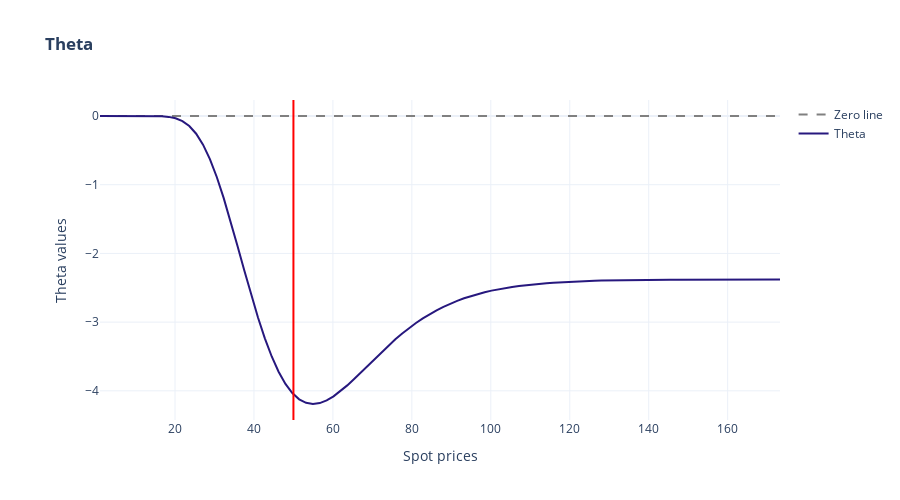

The notebook cell saved with this chart:
### Code cell
def graph_greeks(greek, s, k, vol, t, r, q=0, call_or_put='call', position='long', range_width=2.5):

    start = 1
    stop = s*(1+range_width)
    step = (stop-start)/100
    price_range = np.arange(start=start, stop=stop, step=step)

    greek_value = []
    for i in price_range:
        opt = ff.Options(s=i, k=k, vol=vol, t=t, r=r, q=q, call_or_put=call_or_put, position=position)
        if greek=='delta':
            greek_value.append(opt.delta())
            title = 'Delta'

        elif greek=='gamma':
            greek_value.append(opt.gamma())
            title = 'Gamma'

        elif greek=='theta':
            greek_value.append(opt.theta())
            title = 'Theta'

        elif greek=='vega':
            greek_value.append(opt.vega())
            title = 'Vega'

        elif greek=='rho':
            greek_value.append(opt.rho())
            title = 'Rho'

        elif greek=='rho_foreign':
            greek_value.append(opt.rho_foreign())
            title = 'Rho foreign'            

    fig = go.Figure(data=[go.Scatter(name='Zero line', x=price_range, y=np.zeros(len(price_range)), line={'color':'gray', 'dash':'dash'}),
                          go.Scatter(name=f'{title}', x=price_range, y=greek_value, line={'color':'RGB(39, 24, 126)'})],
                    layout=go.Layout(
                        title=f'<b>{title}<b>',
                        width=900,
                        height=500,
                        template='plotly_white',
                        margin=dict(l=100,r=50,b=80,t=100),
                        yaxis={'title':f'{title} values'},
                        xaxis={'title':'Spot prices'}))
    fig.add_vline(x=k, line_color='red')
    po.iplot(fig)

graph_greeks(greek='theta', s=50, k=50, vol=0.3, t=1, r=0.05, q=0, call_or_put='call', position='long')

### Figure 1 — Plotly figure (JSON) as saved in the notebook; plotly's stock layout.template omitted (floating-point values rounded to 4 significant figures)
{"data": [{"line": {"color": "gray", "dash": "dash"}, "name": "Zero line", "type": "scatter", "x": [1, 2.74, 4.48, 6.22, 7.96, 9.7, 11.44, 13.18, 14.92, 16.66, 18.4, 20.14, 21.88, 23.62, 25.36, 27.1, 28.84, 30.58, 32.32, 34.06, 35.8, 37.54, 39.28, 41.02, 42.76, 44.5, 46.24, 47.98, 49.72, 51.46, 53.2, 54.94, 56.68, 58.42, 60.16, 61.9, 63.64, 65.38, 67.12, 68.86, 70.6, 72.34, 74.08, 75.82, 77.56, 79.3, 81.04, 82.78, 84.52, 86.26, 88.0, 89.74, 91.48, 93.22, 94.96, 96.7, 98.44, 100.2, 101.9, 103.7, 105.4, 107.1, 108.9, 110.6, 112.4, 114.1, 115.8, 117.6, 119.3, 121.1, 122.8, 124.5, 126.3, 128.0, 129.8, 131.5, 133.2, 135.0, 136.7, 138.5, 140.2, 141.9, 143.7, 145.4, 147.2, 148.9, 150.6, 152.4, 154.1, 155.9, 157.6, 159.3, 161.1, 162.8, 164.6, 166.3, 168.0, 169.8, 171.5, 173.3], "y": [0, 0, 0, 0, 0, 0, 0, 0, 0, 0, 0, 0, 0, 0, 0, 0, 0, 0, 0, 0, 0, 0, 0, 0, 0, 0, 0, 0, 0, 0, 0, 0, 0, 0, 0, 0, 0, 0, 0, 0, 0, 0, 0, 0, 0, 0, 0, 0, 0, 0, 0, 0, 0, 0, 0, 0, 0, 0, 0, 0, 0, 0, 0, 0, 0, 0, 0, 0, 0, 0, 0, 0, 0, 0, 0, 0, 0, 0, 0, 0, 0, 0, 0, 0, 0, 0, 0, 0, 0, 0, 0, 0, 0, 0, 0, 0, 0, 0, 0, 0]}, {"line": {"color": "RGB(39, 24, 126)"}, "name": "Theta", "type": "scatter", "x": [1, 2.74, 4.48, 6.22, 7.96, 9.7, 11.44, 13.18, 14.92, 16.66, 18.4, 20.14, 21.88, 23.62, 25.36, 27.1, 28.84, 30.58, 32.32, 34.06, 35.8, 37.54, 39.28, 41.02, 42.76, 44.5, 46.24, 47.98, 49.72, 51.46, 53.2, 54.94, 56.68, 58.42, 60.16, 61.9, 63.64, 65.38, 67.12, 68.86, 70.6, 72.34, 74.08, 75.82, 77.56, 79.3, 81.04, 82.78, 84.52, 86.26, 88.0, 89.74, 91.48, 93.22, 94.96, 96.7, 98.44, 100.2, 101.9, 103.7, 105.4, 107.1, 108.9, 110.6, 112.4, 114.1, 115.8, 117.6, 119.3, 121.1, 122.8, 124.5, 126.3, 128.0, 129.8, 131.5, 133.2, 135.0, 136.7, 138.5, 140.2, 141.9, 143.7, 145.4, 147.2, 148.9, 150.6, 152.4, 154.1, 155.9, 157.6, 159.3, 161.1, 162.8, 164.6, 166.3, 168.0, 169.8, 171.5, 173.3], "y": [-4.315e-37, -1.551e-20, -3.079e-14, -1.105e-10, -2.365e-08, -1.072e-06, -1.857e-05, -0.0001688, -0.0009721, -0.004002, -0.01276, -0.03334, -0.07436, -0.1459, -0.2578, -0.4173, -0.6279, -0.888, -1.191, -1.528, -1.884, -2.246, -2.599, -2.933, -3.236, -3.5, -3.723, -3.9, -4.033, -4.124, -4.175, -4.192, -4.178, -4.14, -4.081, -4.007, -3.921, -3.827, -3.729, -3.629, -3.53, -3.432, -3.339, -3.249, -3.165, -3.086, -3.013, -2.946, -2.884, -2.828, -2.777, -2.731, -2.69, -2.653, -2.62, -2.591, -2.565, -2.542, -2.521, -2.504, -2.488, -2.474, -2.462, -2.451, -2.441, -2.433, -2.426, -2.42, -2.414, -2.41, -2.406, -2.402, -2.399, -2.396, -2.394, -2.392, -2.39, -2.388, -2.387, -2.386, -2.385, -2.384, -2.383, -2.382, -2.382, -2.381, -2.381, -2.381, -2.38, -2.38, -2.38, -2.379, -2.379, -2.379, -2.379, -2.379, -2.379, -2.379, -2.379, -2.379]}], "layout": {"height": 500, "margin": {"b": 80, "l": 100, "r": 50, "t": 100}, "shapes": [{"line": {"color": "red"}, "type": "line", "x0": 50, "x1": 50, "xref": "x", "y0": 0, "y1": 1, "yref": "y domain"}], "title": {"text": "<b>Theta<b>"}, "width": 900, "xaxis": {"title": {"text": "Spot prices"}}, "yaxis": {"title": {"text": "Theta values"}}}}
